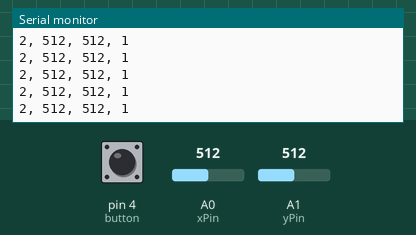
Recording of a sketch running on a simulated Arduino Uno, built with avr-gcc and run on an emulated ATmega328P. Shown: the last lines printed to the serial monitor. The inputs (shaded band) are chosen by the test bench; at power-on: A0 (xPin) = 512, A1 (yPin) = 512, pin 4 (button) HIGH. No radio packets arrive unless stated.

Above: at 1.2 s.
1.3 s: A0 (xPin) set to 987
At 2.3 s:
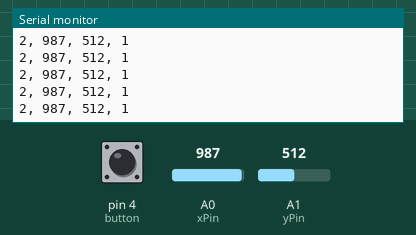
4.3 s: A0 (xPin) set to 1009
At 5.0 s:
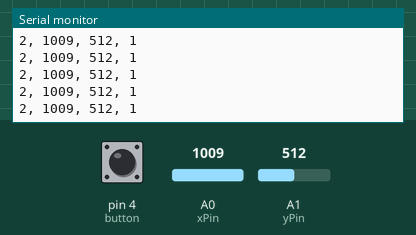
7.3 s: A1 (yPin) set to 108
At 7.9 s:
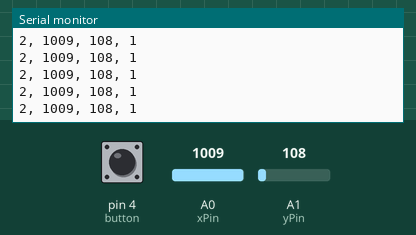
10.3 s: A1 (yPin) set to 95
At 11.4 s:
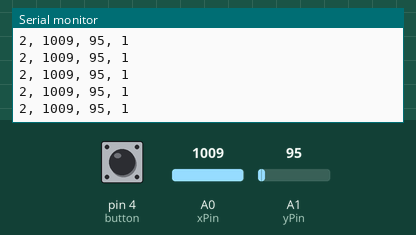
Timing chart, 0 to 13.3 s (numbered marks = the images above; inputs shaded):
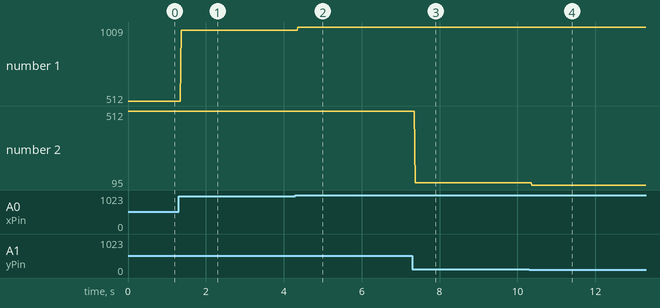

Measured:
- after the input at 1.3 s, the serial monitor: prints a new line after 0.06 s (image 1)
- after the input at 4.3 s, the serial monitor: prints a new line after 0.06 s (image 2)
- after the input at 7.3 s, the serial monitor: prints a new line after 0.07 s (image 3)
- after the input at 10.3 s, the serial monitor: prints a new line after 0.07 s (image 4)
- plotted number 1: 512 → 987 after the input at 1.3 s, 987 → 1009 after the input at 4.3 s
- plotted number 2: 512 → 108 after the input at 7.3 s, 108 → 95 after the input at 10.3 s

The sketch:

sketch_may09a.ino
```cpp
#include<SPI.h>
#include <nRF24L01.h>
#include<RF24.h>

int xPin = 0;
int yPin = 1;
const int button = 4;

int xPosition = 0;
int yPosition = 0;
int buttonState = 0;

const byte address[6] = "00002";

RF24 radio(9, 10);

void setup() {
  Serial.begin(9600);

  pinMode(button, INPUT);
  digitalWrite(button, HIGH);

  radio.begin();
  radio.openWritingPipe(address);
  // Power amplitude level: minimum
  radio.setPALevel(RF24_PA_MIN);
  radio.stopListening();
}

void loop() {
  xPosition = analogRead(xPin);
  yPosition = analogRead(yPin);

  buttonState = digitalRead(button);


  // Búa til data til þess að senda
  char text[18];
  sprintf(text, "2, %i, %i, %i", xPosition, yPosition, buttonState);

  Serial.print(text);
  Serial.print("\n");

  // Senda data
  radio.write(&text, sizeof(text));
  // Bíða 1 sec þangað til sent er aftur
  delay(10);
}
```
